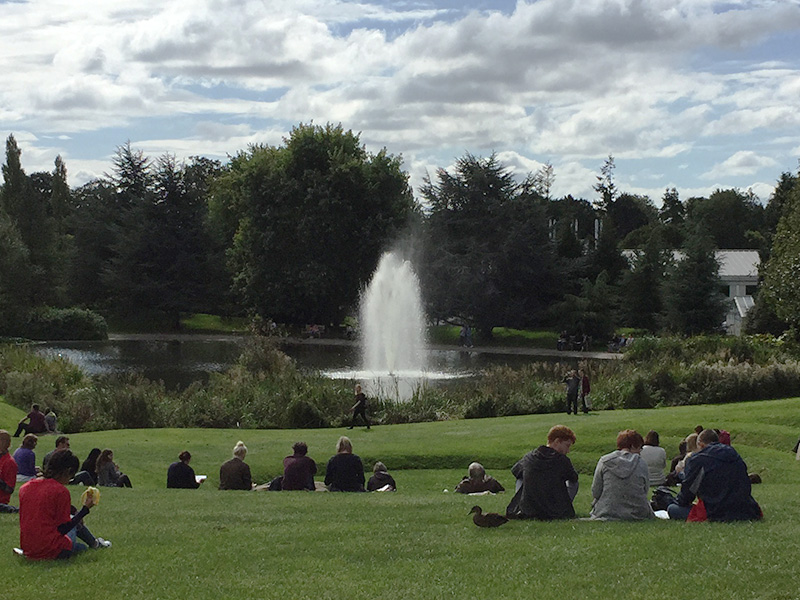
%> input picture MatLab_Image_Manipulation/convolution-lab-updated/demo_fourier/lake.jpg, 800 x 600 px
$ octave demo_fourier_filtering.m   (GNU Octave 9; MATLAB toolbox functions it lacks are replaced by stand-ins)
%> lines starting %> are read from the running program, lines starting %| are printed output that depends on the picture
%% Load input image.
image = im2double(imread('lake.jpg'));
imshow(image)

%% Convert to Fourier domain.
fourier = fft2(image);

%% Show power spectrum.
spectrum = abs(fourier);
imshow(spectrum / 500)
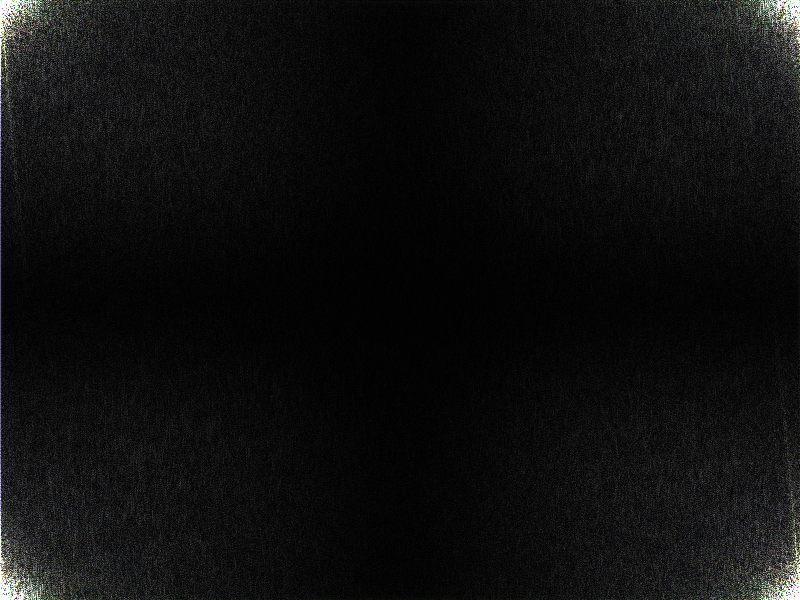
%> displayed picture: size 600x800x3, on the screen's scale of 0 to 255; mean R, G, B 15, 15.2, 15.2

%% Shift the Fourier domain for better visualisation.
shifted_fourier = fftshift(fourier);
shifted_spectrum = abs(shifted_fourier);
imshow(shifted_spectrum / 500)
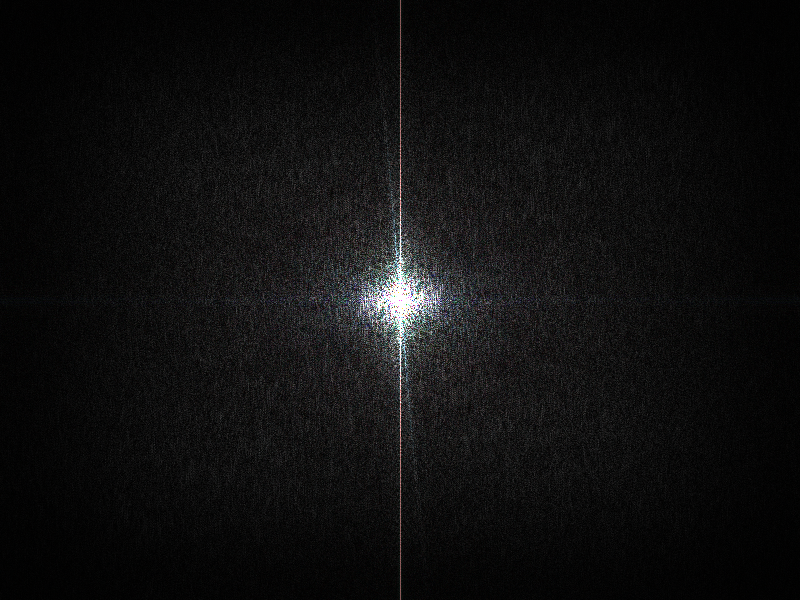
%> displayed picture: size 600x800x3, on the screen's scale of 0 to 255; mean R, G, B 15.2, 15, 15.2

%% Circle mask (with hard boundary).
[X, Y] = meshgrid(1:size(image,2), 1:size(image,1));
mask = sqrt((X - 400).^2 + (Y - 300).^2) < 20;
imshow(mask)

%% Gaussian mask.
sigma = 10;
[X, Y] = meshgrid(1:size(image,2), 1:size(image,1));
mask = exp(-((X - 400).^2 + (Y - 300).^2) / (2 * sigma^2));
imshow(mask)

%% Invert mask (optional).
mask = 1 - mask;
imshow(mask)

%% Show filtered spectrum.
filtered_fourier = shifted_fourier .* repmat(mask, [1 1 3]);
filtered_spectrum = abs(filtered_fourier);
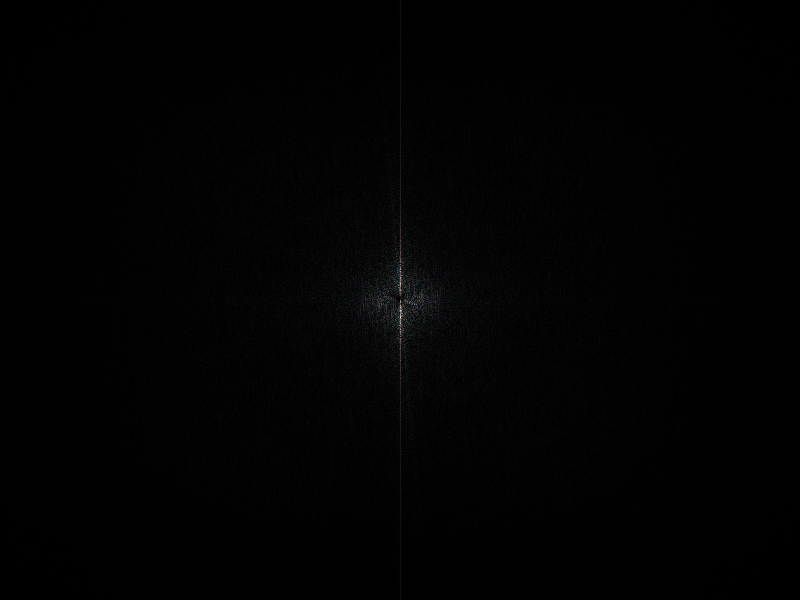
%> filtered_spectrum: size 600x800x3 double; mean R, G, B 30, 29.7, 30; drawn with min black and max white
imshow(filtered_spectrum / 500)

%% Unshift the Fourier domain and convert back to image space.
unshifted_fourier = ifftshift(filtered_fourier);
new_image = abs(ifft2(unshifted_fourier));
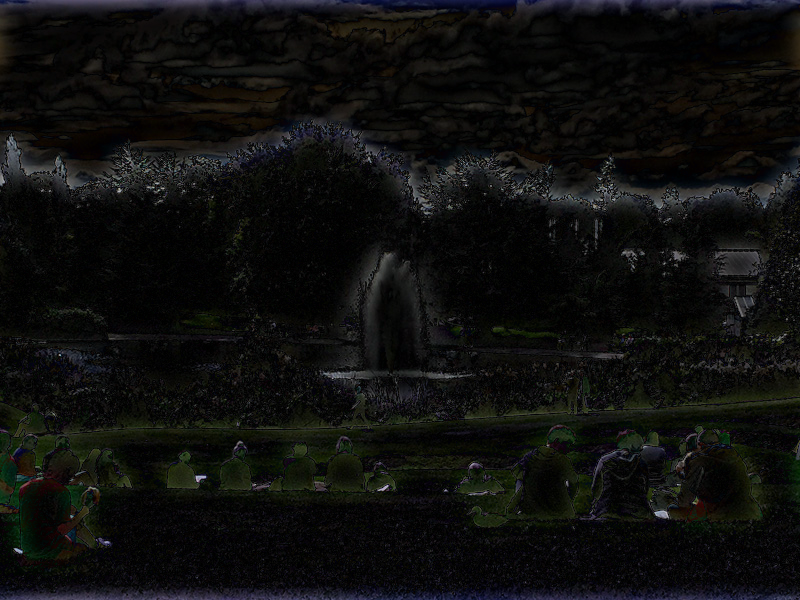
%> new_image: size 600x800x3 double; mean R, G, B 0.0585, 0.0602, 0.0557
imshow(new_image)
